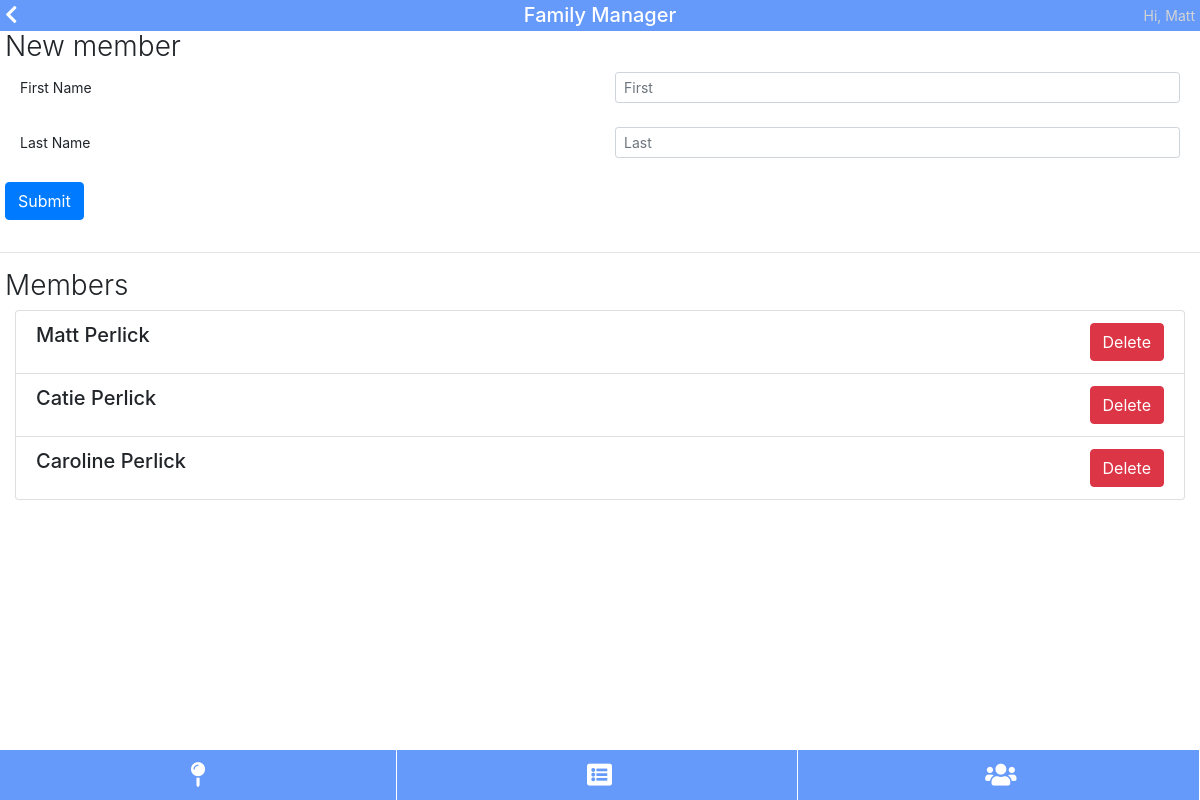
The page /family-manager (signed in) on the database as committed earlier.
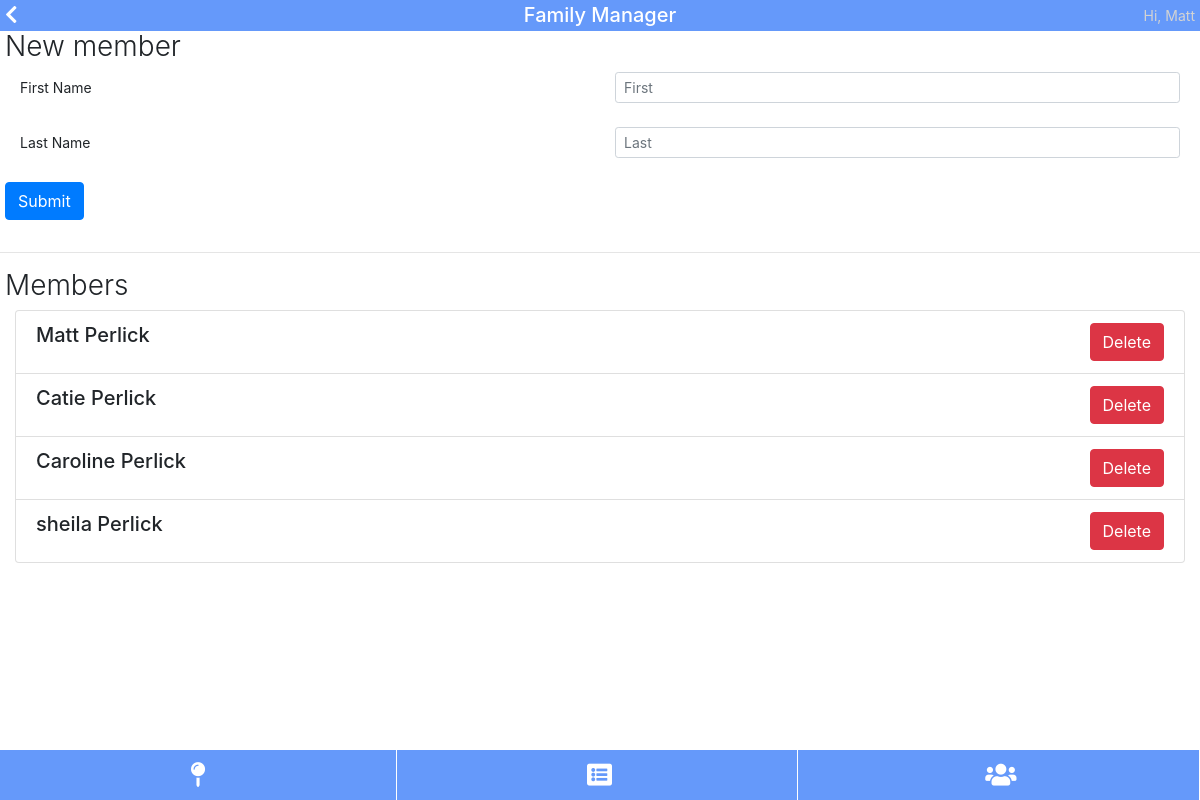
The same page on the database as committed later.
### tables this page shows
CREATE TABLE people (id INTEGER PRIMARY KEY, user_id INTEGER, first varchar(255), last varchar(255));

### pages.py (the view)
@pages.route('/family-manager')
@flask_login.login_required
def pages_familyManager():
	data = {}
	data['title'] = "Family Manager"
	uid = flask_login.current_user.get_id()
	data['members'] = db.get_db().query("select * from people where user_id=" + str(uid))
	return render_template('pages/family-manager.html', data=data)

### auth.py (called while the page is built)
	def get_id(self):
		return self.id

### database.py (called while the page is built)
	def get_db():
		try:
			db = getattr(g, '_database', None)
		except NameError:
			db = Database()
			g = lambda: None #funny syntax that lets me set an attribute on global g
			setattr(g, '_database', db)
		return db

	def query(self, sql, parameters=[]):
		c = self.conn.cursor()
		c.execute(sql, parameters)
		self.conn.commit()
		return c.fetchall()

### main.py (called while the page is built)
@app.teardown_appcontext
def close_connection(exception):
	try:
		db = getattr(g, '_database', None)
		db.close()
	except NameError:
		pass

@login_manager.user_loader
def load_user(id):
	res = db.get_db().query("select * from users where id='" + str(id) + "'")
	if len(res) == 1:
		user = User(res[0][0], res[0][1])
		user.is_authenticated = True
		return user
	else:
		return None

### templates/pages/family-manager.html (shortened to what this page needs)
{% extends "pages/base.html" %}
{% block content %}
<h2>New member</h2>
<form action="{{ url_for('api.api_add_member') }}" method="post">
	<div class="form-group row">
		<label for="first" class="col col-form-label-sm">First Name</label>
		<div class="col">
			<input type="text" class="form-control form-control-sm" placeholder="First" name="first" required>
		</div>
	</div>
	<div class="form-group row">
		<label for="last" class="col col-form-label-sm">Last Name</label>
		<div class="col">
			<input type="text" class="form-control form-control-sm" placeholder="Last" name="last" required>
		</div>
	</div>
	<button type="submit" class="btn btn-primary form-group">Submit</button>
</form>
<hr>
<h2>Members</h2>
<ul class="list-group">
	{% for person in data.members %}
		<form action="{{ url_for('api.api_delete_member') }}" method="post" class="list-group-item">
			<button type="submit" class="btn btn-danger" style="float: right;">Delete</button>
			<h5 class="mb-1"> {{ person[2] }} {{ person[3] }} </h5>
		</form>
	{% endfor %}
</ul>
{% endblock %}

Rows that differ between the two databases and show on the page:
added people: first "sheila", last "Perlick"
